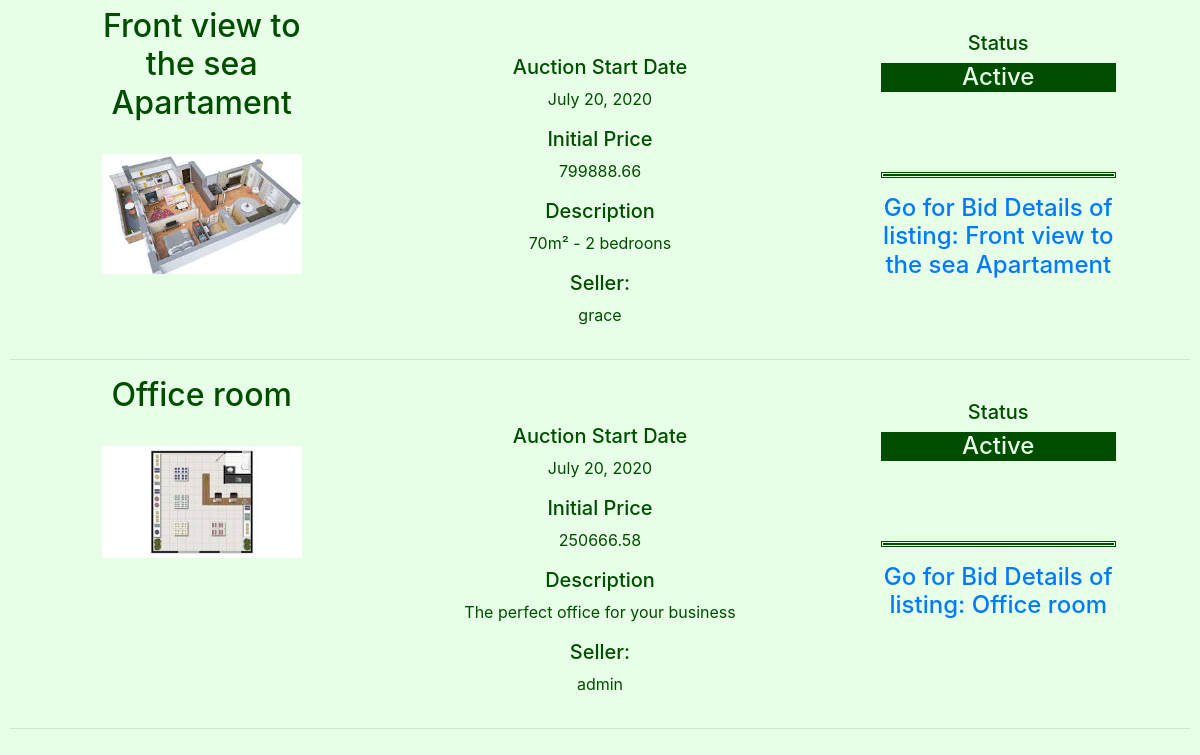
Page /Listingspage (lower part) on the earlier database version.
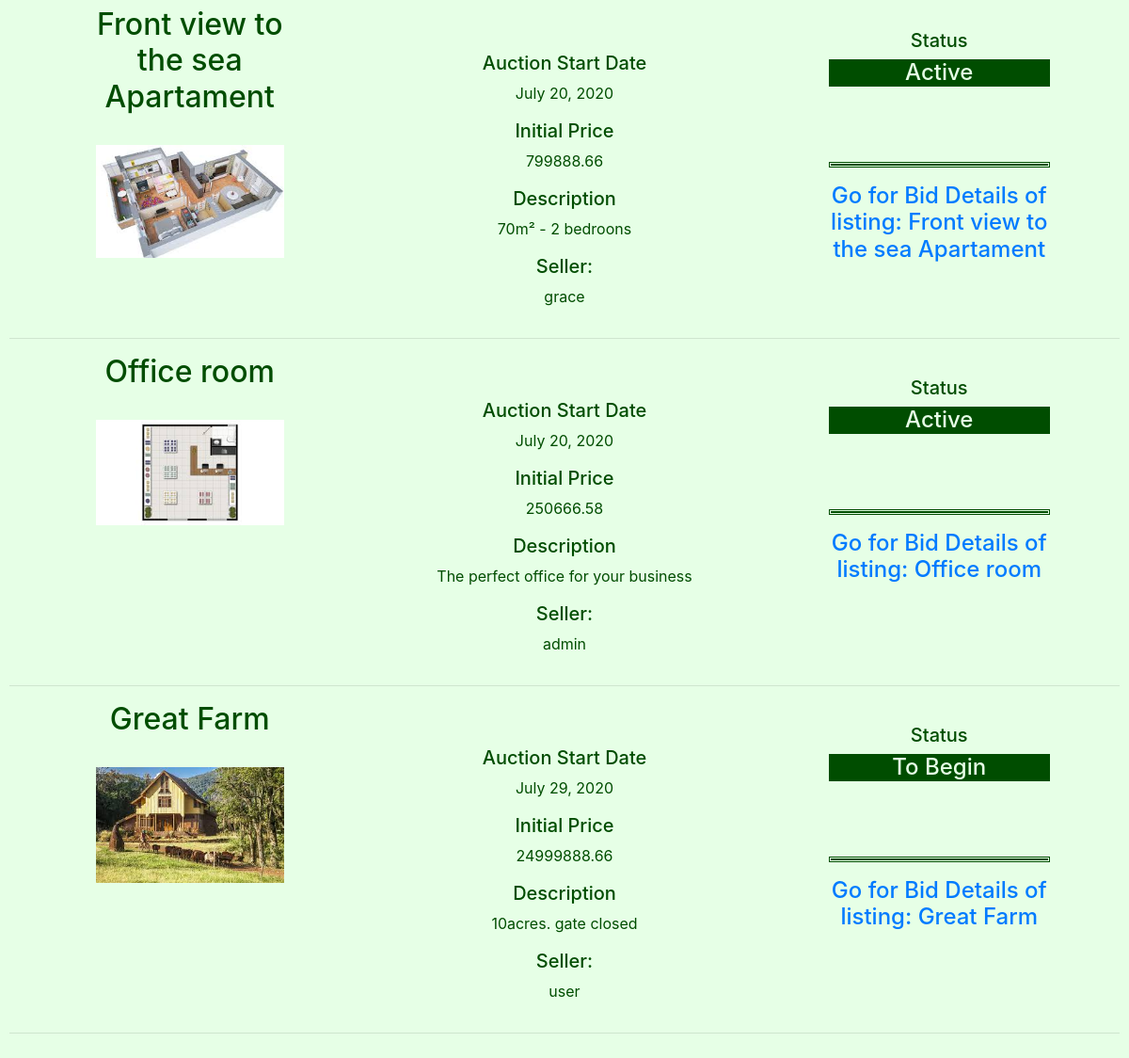
Same page on the later database version.
### auctions/models.py (models this page shows, shortened)
class Listings(models.Model):
    STATUS = (
        ('Active', 'Active - Receiving Bids'),
        ('To Begin', 'To Begin - De Auction didn´t start yet'),
        ('Closed', 'Closed - The seller gave up the auction'),
        ('Sold', 'Sold'),
    )
    Ltitle = models.CharField(help_text="Choose a title for your listing",max_length=50)
    Ccode=models.IntegerField(help_text="Categories Ex: 1-Apartament,2-Commercial,3-Farm, 4-House ") #foreign key from PropTypes
    Ldescription = models.CharField(max_length=250)
    Lprice = models.FloatField(help_text="starting bid Just USD") #initial price
    Ldatestart = models.DateField(help_text="Please use the following format: <em>YYYY-MM-DD</em>. for the auction start")
    Lduration = models.IntegerField(help_text="Duration expressed in days" )
    Luser = models.CharField(max_length=25)
    Limage= models.ImageField(upload_to="media", blank=True) #Name of the picture saved on static folder
    Lstatus = models.CharField(max_length=8, choices=STATUS )

### auctions/views.py (the view)
# urls.py: path('Listingspage', views.Listingspage_view, name='Listingspage'),
def Listingspage_view(request):
    d = datetime.now()
    context={
       "d": d,
       "Listings": Listings.objects.all(),
    }
    return render(request,"auctions/Listingspage.html", context)

### auctions/templates/auctions/Listingspage.html (shortened to what this page needs)
{% extends "auctions/layout.html" %}
{% block body %}
<div class="form-group">
  <form >
      {% if Listings|length > 0 %}
          {% for L in Listings %}
              <div class="container" style="border:#004d00; width:90%">
                  <div class="row"  width="1700px"  style="text-align: center;">
                      <div class="col-lg-3">
                            <h2>{{  L.Ltitle }}</h2>
                            <br>
                            <img src=" {{L.Limage.url}} "  width="200">
                            <br>
                      </div>
                      <div class="col-lg-6" >
                          <br><br>
                          <h5>Auction Start Date  </h5>
                          <p>{{  L.Ldatestart }}</p>
                          <h5>Initial Price </h5>
                          <p> {{  L.Lprice |floatformat:2 }}</p>
                          <h5>Description</h5>
                          <p>{{  L.Ldescription }}</p>
                          <h5>Seller:</h5>
                          <p>{{  L.Luser }}</p>
                      </div>
                      <div class="col-lg-3" >
                      <br>
                      <h5>Status</h5>
                      <h4 style="background-color:#004d00; color:#e6ffe6 ; align:center;">
                      {{  L.Lstatus}} </h4>
                      <br>
                      <br>
                      <br>
                          <p style="color:  #004d00; border:double;" >
                          <a href="{% url 'auctions:BidsDetail' Btitle=L.Ltitle%}" >
                          <h4>Go for Bid Details of listing:  {{  L.Ltitle }}</h4></a>
                          </p>
                      </div>
                  </div>
              </div>
              <hr>
          {% endfor %}
      {% else %}
            <div class="form-group">
                <output>No matches found</output>
            </div>
      {% endif %}
  </form>
</div>
{% endblock %}

### auctions/templates/auctions/layout.html (shortened to what this page needs)
{% load static %}
<!DOCTYPE html>
<html lang="en">
    <head>
        <link rel="stylesheet" href="https://stackpath.bootstrapcdn.com/bootstrap/4.4.1/css/bootstrap.min.css">
        <link rel="stylesheet" href="https://cdnjs.cloudflare.com/ajax/libs/font-awesome/4.7.0/css/font-awesome.min.css">
        <link href="{% static 'auctions/styles.css' %}" rel="stylesheet">
    </head>
    <body>
      {% block body %}
      {% endblock %}
    </body>
</html>

### auctions/static/auctions/styles.css (style rules this page uses)
body { padding: 10px; }

### auctions/templates/auctions/layout.html (style rules this page uses)
body { background-color:#e6ffe6 ; color: #004d00; }

Differences in the rows shown:
added Listings: Ltitle "Great Farm", Limage (picture), Ldatestart "July 29, 2020", Lprice "24999888.66", Ldescription "10acres. gate closed", Luser "user", Lstatus "To Begin"
